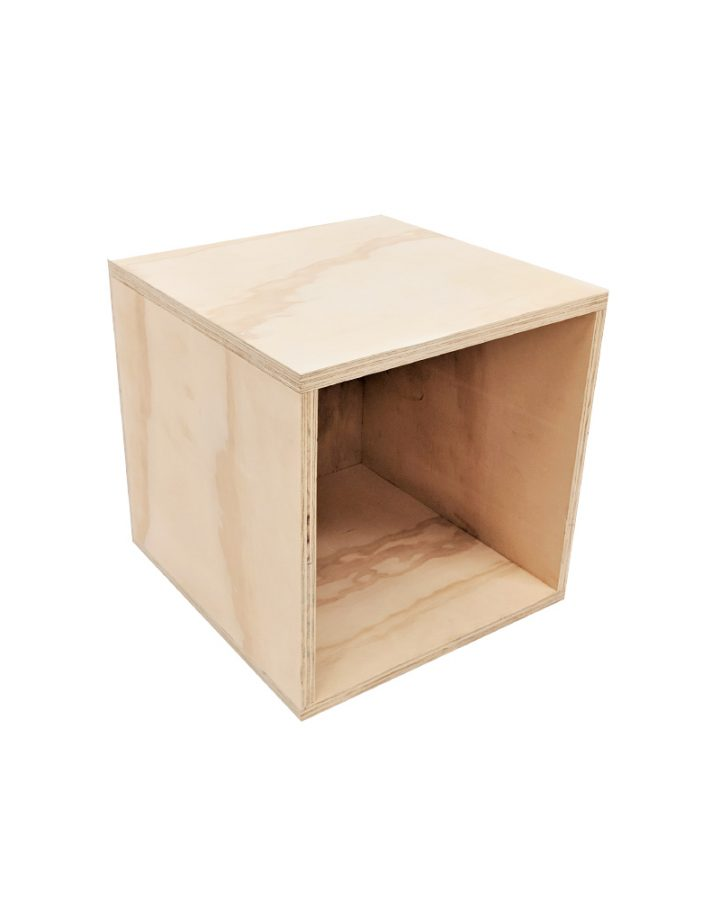
#> input picture pictures/pics2/box3.jpg, 720 x 900 px, given in place of box3.png, which was not available
$ python Lines_to_hidden_corner.py
#> lines starting #> are read from the running program, lines starting #| are printed output that depends on the picture; after the words box and inside, x2 and y2 are one past the last pixel; in counts of white or black regions, pixels touching at a corner belong together; long printed decimals are rounded; pictures that were not available may be replaced by others from this repository, and a replacement may not be noted
import cv2
import numpy as np


box = "box1"

if box is 'box1':
    boundry_pairs_1 = np.array([[731, 314, 847, 332],[672, 550, 573, 468], [557, 337, 672, 374]])
    boundry_pairs_2 = np.array([[557, 337, 731, 314], [832, 449, 672, 550],[847, 332, 672, 374]])
    boundry_pairs_3 = np.array([[672, 550, 672, 374], [573, 468, 557, 337],[847, 332, 832, 449]])
    opposite_point_2 = np.array([573, 468])
    opposite_point_3 = np.array([731, 314])
    opposite_point_1 = np.array([832, 449])

if box is 'box2':
    boundry_pairs_1 = np.array([[864 , 289, 507 , 277], [824 , 333, 395 , 317], [820 , 578, 408 , 538]])
    boundry_pairs_2 = np.array([[394 , 316, 408 , 539], [825 , 331, 821 , 578], [865 , 289, 859 , 495]])
    boundry_pairs_3 = np.array([[396 , 316, 504 , 276], [824 , 332, 865 , 289], [820 , 576, 860 , 496]])
    opposite_point_2 = np.array([507 , 275])
    opposite_point_3 = np.array([407 , 540])
    opposite_point_1 = np.array([862 , 498])

if box is 'box3':
    boundry_pairs_1 = np.array([[928 , 697, 748 , 603],[947 , 616, 760 , 527], [1055 , 551, 883 , 475]])
    boundry_pairs_2 = np.array([[927 , 696, 1037 , 622], [947 , 615, 1054 , 552],[760 , 527, 884 , 476]])
    boundry_pairs_3 = np.array([[759 , 525, 745 , 604], [946 , 617, 927 , 697],[1054 , 552, 1036 , 623]])
    opposite_point_2 = np.array([745 , 603])
    opposite_point_3 = np.array([883 , 476])
    opposite_point_1 = np.array([1036 , 621])

if box is 'pallet1':
    boundry_pairs_1 = np.array([[796 , 619, 1206 , 450], [797 , 717, 1195 , 535], [499 , 419, 874 , 315]])
    boundry_pairs_2 = np.array([[796 , 719, 508 , 502], [796 , 619, 499 , 419], [1207 , 451, 873 , 315]])
    boundry_pairs_3 = np.array([[498 , 418, 510 , 501], [800 , 618, 801 , 719], [1205 , 451, 1196 , 535]])
    opposite_point_2 = np.array([1196 , 533])
    opposite_point_3 = np.array([873 , 316])
    opposite_point_1 = np.array([508 , 502])

if box is 'pallet2':
    boundry_pairs_1 = np.array([[844 , 482, 1123 , 287], [845 , 535, 1123 , 329], [600 , 371, 891 , 202]])
    boundry_pairs_2 = np.array([[844 , 535, 603 , 420], [844 , 483, 600 , 371], [1123 , 285, 892 , 201]])
    boundry_pairs_3 = np.array([[599 , 372, 601 , 419], [846 , 483, 845 , 534], [1124 , 286, 1122 , 326]])
    opposite_point_2 = np.array([1123 , 330])
    opposite_point_3 = np.array([893 , 199])
    opposite_point_1 = np.array([602 , 419])

color_1 = (255,102,0)#blue
color_2 = (51,153,0)#green
color_3 = (0,50,255)#red

def draw_lines( O_frame, boundry_lines, color, thickness=2):
    for line in boundry_lines:
        cv2.line(O_frame, tuple([line[0], line[1]]), tuple([line[2],line[3]]), color, thickness)
    return O_frame

def draw_line(O_frame, points , color, thickness=1):
    cv2.line(O_frame, tuple([points[0], points[1]]), tuple([points[2], points[3]]), color, thickness)
    return O_frame


def draw_point(O_frame, point, color, thickness=2, radius=6):
    point = point.astype(int)
    O_frame = cv2.circle(O_frame, tuple(point), radius, color, thickness)
    return O_frame

def cross(a, b):
    c = [a[1]*b[2] - a[2]*b[1],
         a[2]*b[0] - a[0]*b[2],
         a[0]*b[1] - a[1]*b[0]]
    return c

def get_intersection_point(O_img, boundry_pairs, color=(255,0,0), detail_draw= True):
    line_equs = [[0, 0,0]]
    intersection_points = [[0,0]]
    for line in boundry_pairs:
        p1 = np.float64(cart2homo_cordinates(line[0:2]))
        p2 = np.float64(cart2homo_cordinates(line[2:4]))
        line = np.cross(p1,p2)

        line_equs = np.append(line_equs, [line], axis=0)
    line_equs = np.float64(line_equs[1:4])
    print(line_equs)
    # print(cross(line_equs[0], line_equs[1]))
    intersection_points = np.append(intersection_points, [homo2cart_coordinates(np.cross(line_equs[0], line_equs[1]))], axis=0)
    intersection_points = np.append(intersection_points, [homo2cart_coordinates(np.cross(line_equs[0], line_equs[2]))], axis=0)
    intersection_points = np.append(intersection_points, [homo2cart_coordinates(np.cross(line_equs[1], line_equs[2]))], axis=0)
    intersection_points =intersection_points[1:]
    print(intersection_points)
    avg_intersection_point = np.average(intersection_points, axis=0)
    if detail_draw is True:
        img = draw_point(O_img, intersection_points[0], color, 1)
        img = draw_point(O_img, intersection_points[1], color, 1)
        img = draw_point(O_img, intersection_points[2], color, 1)
        img = draw_point(O_img, avg_intersection_point, color, 2)
    else:
        img = draw_point(O_img, avg_intersection_point, color, -1, 3)
    return avg_intersection_point
    # cv2.imshow('Image111', img)


def cart2homo_cordinates(point):
    point = np.append(point, [[1]])
    return point

def homo2cart_coordinates(point):
    point = np.array([point[0]/point[2], point[1]/point[2]])
    return point


if box is 'box1':
    O_img = cv2.imread('pictures/box3.png')
#> O_img is the input picture: shape (900, 720, 3); mean B, G, R 223.7, 231.1, 239.3
if box is 'box2':
    O_img = cv2.imread('pictures/box4.png')
if box is 'box3':
    O_img = cv2.imread('pictures/box5.png')
if box is 'pallet1':
    O_img = cv2.imread('pictures/pallet1.png')
if box is 'pallet2':
    O_img = cv2.imread('pictures/pallet2.png')

img = draw_lines( O_img, boundry_pairs_1, color_1) #Blue
img = draw_lines( O_img, boundry_pairs_2, color_2) # Green
#> call 2 of draw_lines, with boundry_lines = array of shape (3, 4), color = (51, 153, 0), thickness = 2
#> after the loop in draw_lines (call 2), `for line in boundry_lines:`:
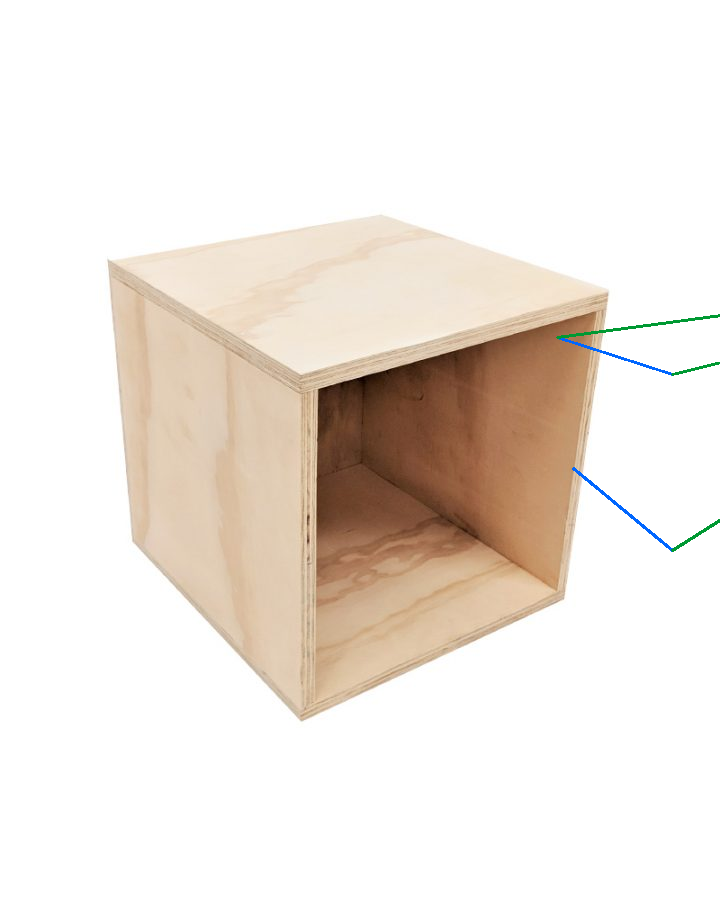
#> O_frame: shape (900, 720, 3); mean B, G, R 223.5, 230.9, 238.7
img = draw_lines( O_img, boundry_pairs_3, color_3) # Red
#> call 3 of draw_lines, with boundry_lines = array of shape (3, 4), color = (0, 50, 255), thickness = 2
#> after the loop in draw_lines (call 3), `for line in boundry_lines:`:
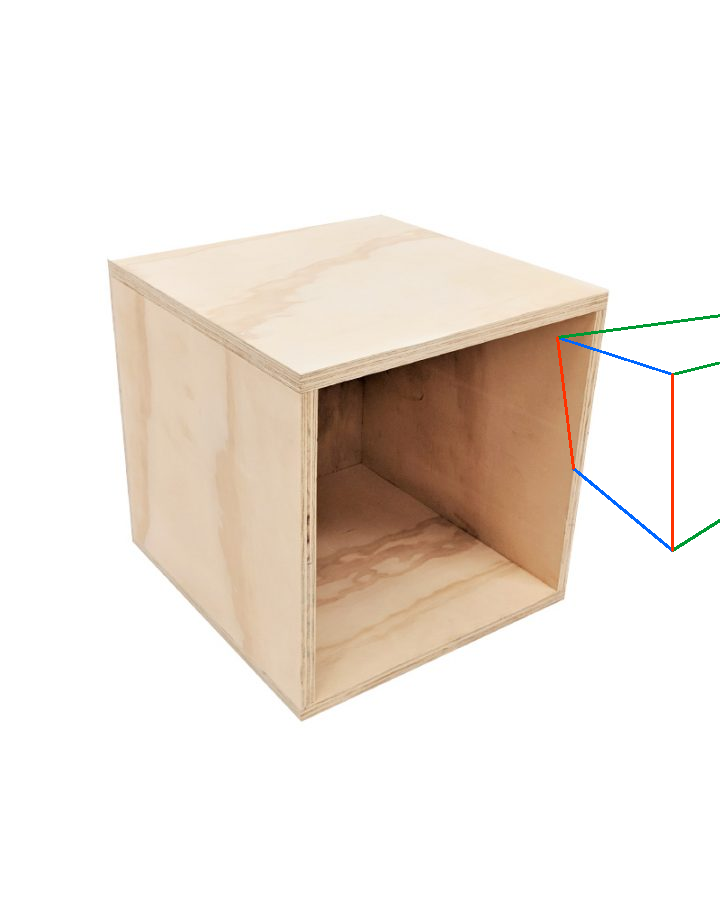
#> O_frame: shape (900, 720, 3); 0.14% of pixels changed, all inside (x1, y1, x2, y2) = (556, 336, 674, 552)
img = draw_point(O_img, opposite_point_1, color_1)
img = draw_point(O_img, opposite_point_2, color_2)
#> in draw_point (call 2), `O_frame = cv2.circle(O_frame, tuple(point), radius, color, thickness)`: O_frame: shape (900, 720, 3); 0.02% of pixels changed, all inside (x1, y1, x2, y2) = (566, 461, 581, 476)
img = draw_point(O_img, opposite_point_3, color_3)

intersection_point_1 = np.float64(get_intersection_point(O_img, boundry_pairs_1, color_1))
#> in draw_point (call 4), `O_frame = cv2.circle(O_frame, tuple(point), radius, color, thickness)`: O_frame: shape (900, 720, 3); mean B, G, R 223.2, 230.6, 238.7
#> in draw_point (call 5), `O_frame = cv2.circle(O_frame, tuple(point), radius, color, thickness)`: O_frame: shape (900, 720, 3); mean B, G, R 223.2, 230.6, 238.7
#> in draw_point (call 6), `O_frame = cv2.circle(O_frame, tuple(point), radius, color, thickness)`: O_frame: shape (900, 720, 3); mean B, G, R 223.2, 230.6, 238.7
#> in draw_point (call 7), `O_frame = cv2.circle(O_frame, tuple(point), radius, color, thickness)`: O_frame: shape (900, 720, 3); mean B, G, R 223.2, 230.6, 238.7
#> intersection_point_1 = [296.4, 250.3]
intersection_point_2 = np.float64(get_intersection_point(O_img, boundry_pairs_2, color_2))
#> intersection_point_2 = [1135.8, 261.7]
intersection_point_3 = np.float64(get_intersection_point(O_img, boundry_pairs_3, color_3))
#> intersection_point_3 = [680.7, 1489.5]

# print(np.append(opposite_point_1, intersection_point_1).astype(int))
target_lines = [np.append(opposite_point_1, intersection_point_1, axis=0).astype(int)]
#> target_lines = [[832, 449, 296, 250]]
target_lines = np.append(target_lines, [np.append(opposite_point_2, intersection_point_2, axis=0).astype(int)], axis=0)
#> target_lines = [[832, 449, 296, 250], [573, 468, 1135, 261]]
target_lines = np.append(target_lines, [np.append(opposite_point_3, intersection_point_3, axis=0).astype(int)], axis=0)
#> target_lines = [[832, 449, 296, 250], [573, 468, 1135, 261], [731, 314, 680, 1489]]
draw_line(img, target_lines[0] , color_1, 1)
draw_line(img, target_lines[1] , color_2, 1)
#> in draw_line (call 2), `cv2.line(O_frame, tuple([points[0], points[1]]), tuple([points[2], poi..`: O_frame: shape (900, 720, 3); mean B, G, R 223.2, 230.5, 238.5
draw_line(img, target_lines[2] , color_3, 1)

final_hidden_point = get_intersection_point(O_img, target_lines, (66, 66, 245), True)
#| [[ 1.99000e+02 -5.36000e+02  7.50960e+04]
#|  [ 2.07000e+02  5.62000e+02 -3.81627e+05]
#|  [-1.17500e+03 -5.10000e+01  8.74939e+05]]
#| [[728.705 410.650]
#|  [726.835 409.956]
#|  [726.774 411.361]]
#> final_hidden_point = [727.4, 410.7]
draw_line(img, np.append(final_hidden_point, opposite_point_1, axis=0).astype(int), color_1,2)
draw_line(img, np.append(final_hidden_point, opposite_point_2, axis=0).astype(int), color_2,2)
#> in draw_line (call 5), `cv2.line(O_frame, tuple([points[0], points[1]]), tuple([points[2], poi..`:
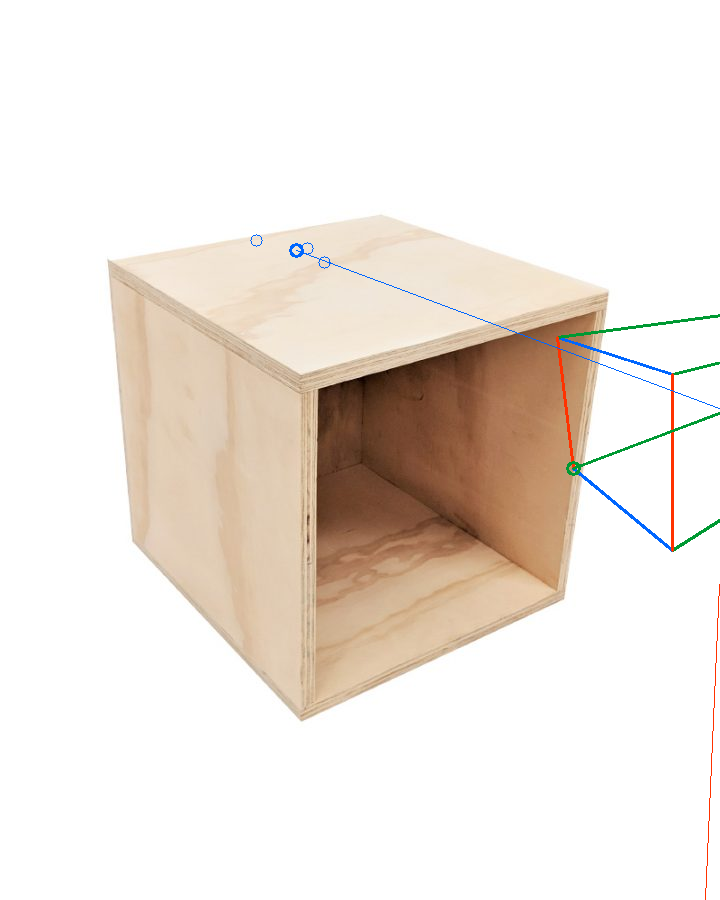
#> O_frame: shape (900, 720, 3); mean B, G, R 223, 230.4, 238.4
draw_line(img, np.append(final_hidden_point, opposite_point_3, axis=0).astype(int), color_3,2)


cv2.imshow('Boundry lines', img)
cv2.waitKey(0)
cv2.destroyAllWindows()

$ run again, with pictures/pics2/box1.jpg copied over pictures/pics2/box3.jpg
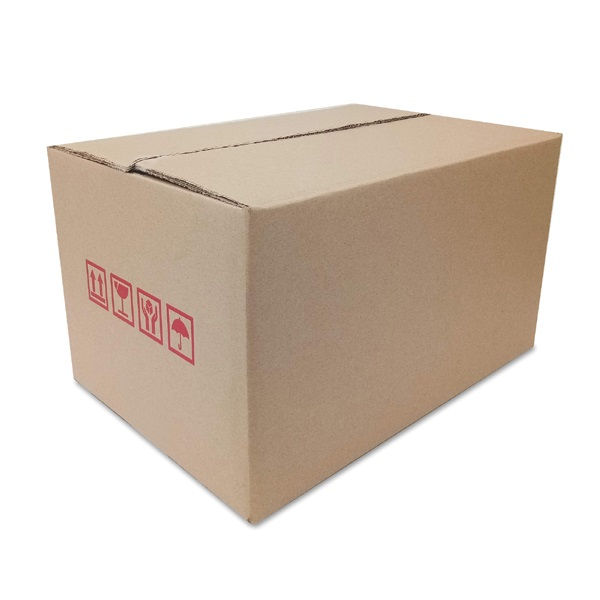
#> input picture pictures/pics2/box1.jpg, 600 x 600 px, given in place of box3.png, which was not available
#> O_img is the input picture: shape (600, 600, 3); mean B, G, R 201.7, 211.3, 221.9
#> after the loop in draw_lines (call 3), `for line in boundry_lines:`:
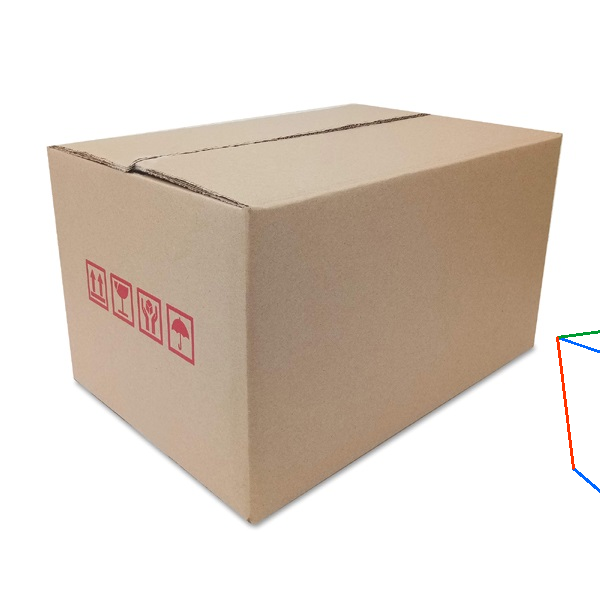
#> O_frame: shape (600, 600, 3); mean B, G, R 201.4, 211, 221.7
#> intersection_point_1 = [296.4, 250.3]
#> intersection_point_2 = [1135.8, 261.7]
#> intersection_point_3 = [680.7, 1489.5]
#> `target_lines = [np.append(opposite_point_1, intersection_point_1, axis..`: target_lines = [[832, 449, 296, 250]]
#> `target_lines = np.append(target_lines, [np.append(opposite_point_2, in..`: target_lines = [[832, 449, 296, 250], [573, 468, 1135, 261]]
#> `target_lines = np.append(target_lines, [np.append(opposite_point_3, in..`: target_lines = [[832, 449, 296, 250], [573, 468, 1135, 261], [731, 314, 680, 1489]]
#> in draw_line, `cv2.line(O_frame, tuple([points[0], points[1]]), tuple([points[2], poi..`:
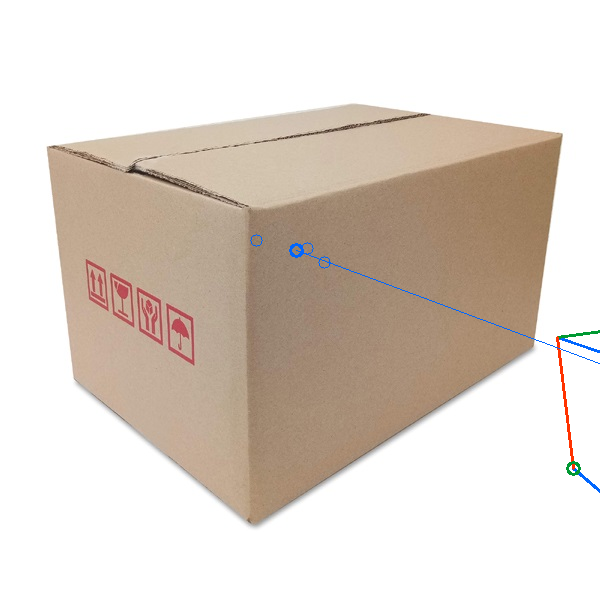
#> O_frame: shape (600, 600, 3); mean B, G, R 201.5, 210.9, 221.4
#| [[ 1.99000e+02 -5.36000e+02  7.50960e+04]
#|  [ 2.07000e+02  5.62000e+02 -3.81627e+05]
#|  [-1.17500e+03 -5.10000e+01  8.74939e+05]]
#| [[728.705 410.650]
#|  [726.835 409.956]
#|  [726.774 411.361]]
#> final_hidden_point = [727.4, 410.7]

$ run again, with pictures/pics2/box6.jpg copied over pictures/pics2/box3.jpg
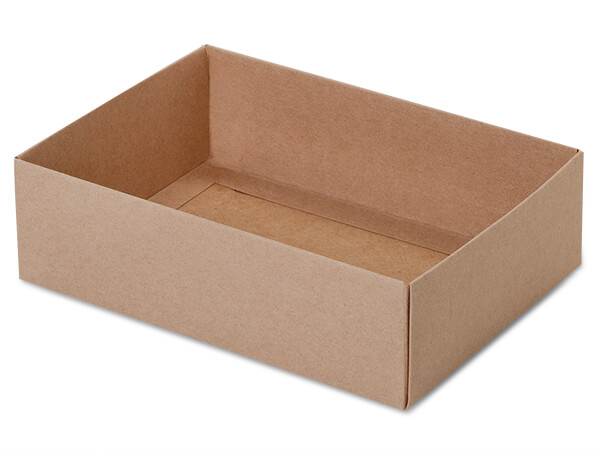
#> input picture pictures/pics2/box6.jpg, 600 x 450 px, given in place of box3.png, which was not available
#> O_img is the input picture: shape (450, 600, 3); mean B, G, R 177.8, 191.3, 211.3
#> after the loop in draw_lines (call 3), `for line in boundry_lines:`:
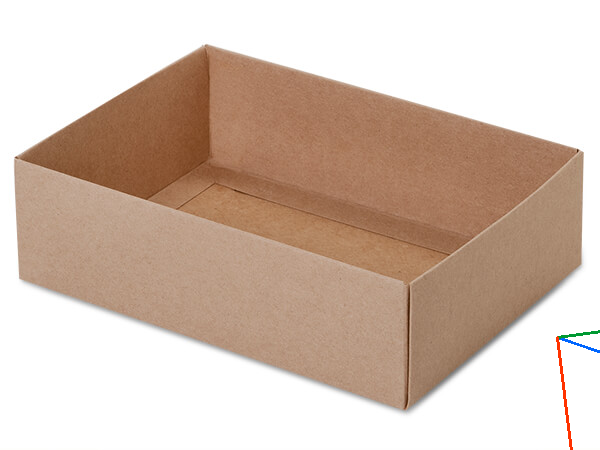
#> O_frame: shape (450, 600, 3); mean B, G, R 177.4, 190.9, 211.1
#> intersection_point_1 = [296.4, 250.3]
#> intersection_point_2 = [1135.8, 261.7]
#> intersection_point_3 = [680.7, 1489.5]
#> `target_lines = [np.append(opposite_point_1, intersection_point_1, axis..`: target_lines = [[832, 449, 296, 250]]
#> `target_lines = np.append(target_lines, [np.append(opposite_point_2, in..`: target_lines = [[832, 449, 296, 250], [573, 468, 1135, 261]]
#> `target_lines = np.append(target_lines, [np.append(opposite_point_3, in..`: target_lines = [[832, 449, 296, 250], [573, 468, 1135, 261], [731, 314, 680, 1489]]
#> in draw_line, `cv2.line(O_frame, tuple([points[0], points[1]]), tuple([points[2], poi..`:
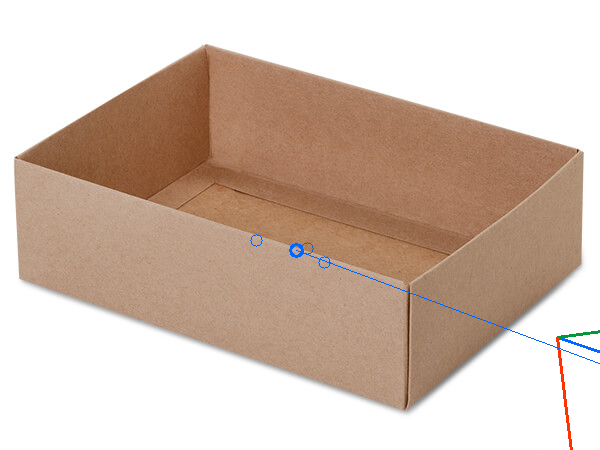
#> O_frame: shape (450, 600, 3); mean B, G, R 177.6, 190.8, 210.8
#| [[ 1.99000e+02 -5.36000e+02  7.50960e+04]
#|  [ 2.07000e+02  5.62000e+02 -3.81627e+05]
#|  [-1.17500e+03 -5.10000e+01  8.74939e+05]]
#| [[728.705 410.650]
#|  [726.835 409.956]
#|  [726.774 411.361]]
#> final_hidden_point = [727.4, 410.7]

$ run again, with pictures/pics2/box2.png saved as pictures/pics2/box3.jpg
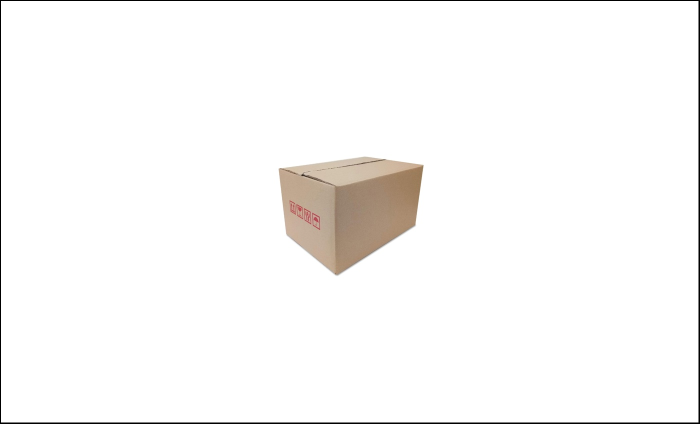
#> input picture pictures/pics2/box2.png, 1399 x 847 px, given in place of box3.png, which was not available (shown at 1/2 size)
#> O_img is the input picture: shape (847, 1399, 3); mean B, G, R 248, 248.9, 249.9
#> after the loop in draw_lines (call 3), `for line in boundry_lines:`:
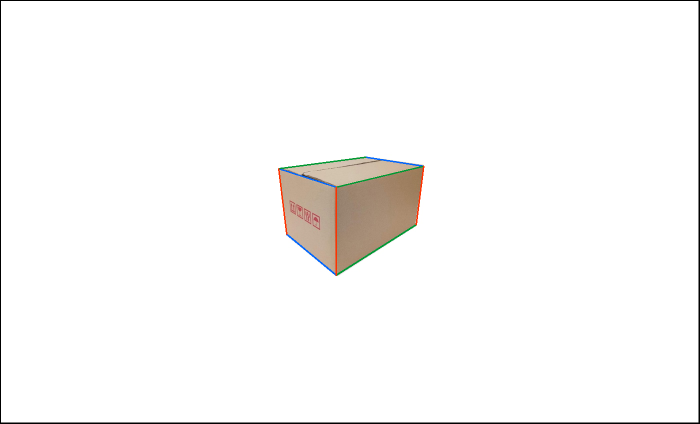
#> O_frame: shape (847, 1399, 3) (shown at 1/2 size); mean B, G, R 247.7, 248.6, 249.5
#> intersection_point_1 = [296.4, 250.3]
#> intersection_point_2 = [1135.8, 261.7]
#> intersection_point_3 = [680.7, 1489.5]
#> `target_lines = [np.append(opposite_point_1, intersection_point_1, axis..`: target_lines = [[832, 449, 296, 250]]
#> `target_lines = np.append(target_lines, [np.append(opposite_point_2, in..`: target_lines = [[832, 449, 296, 250], [573, 468, 1135, 261]]
#> `target_lines = np.append(target_lines, [np.append(opposite_point_3, in..`: target_lines = [[832, 449, 296, 250], [573, 468, 1135, 261], [731, 314, 680, 1489]]
#> in draw_line (call 3), `cv2.line(O_frame, tuple([points[0], points[1]]), tuple([points[2], poi..`:
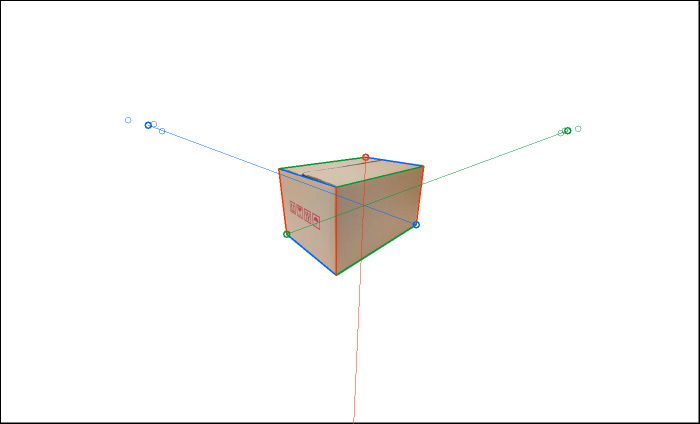
#> O_frame: shape (847, 1399, 3) (shown at 1/2 size); mean B, G, R 247.5, 248.4, 249.2
#| [[ 1.99000e+02 -5.36000e+02  7.50960e+04]
#|  [ 2.07000e+02  5.62000e+02 -3.81627e+05]
#|  [-1.17500e+03 -5.10000e+01  8.74939e+05]]
#| [[728.705 410.650]
#|  [726.835 409.956]
#|  [726.774 411.361]]
#> final_hidden_point = [727.4, 410.7]
